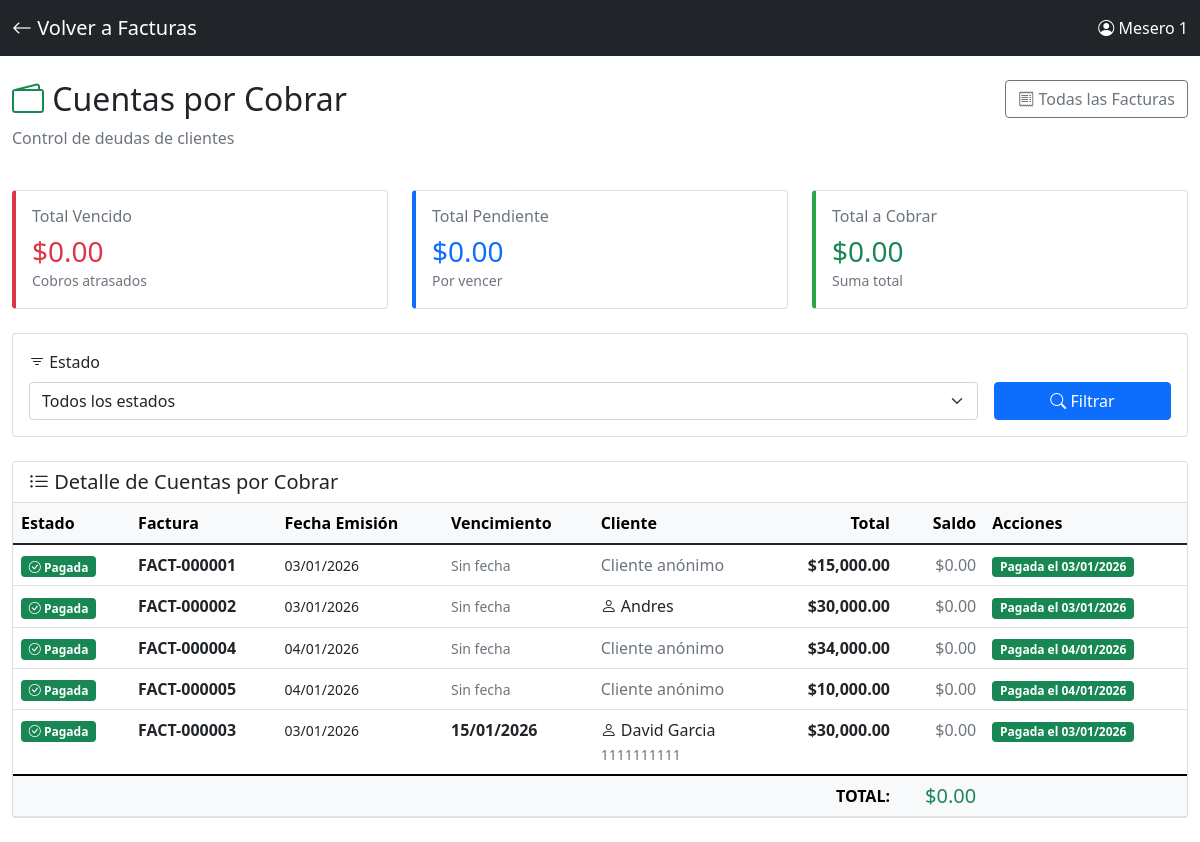
Page /cuentas_por_cobrar (signed in) on the committed database.
### app.py (models this page shows, shortened)
class Usuario(UserMixin, db.Model):
    id = db.Column(db.Integer, primary_key=True)
    username = db.Column(db.String(80), unique=True, nullable=False)
    password_hash = db.Column(db.String(200), nullable=False)
    nombre = db.Column(db.String(100), nullable=False)
    rol = db.Column(db.String(20), default='mesero')  # mesero, cocina, admin

class Factura(db.Model):
    id = db.Column(db.Integer, primary_key=True)
    numero_consecutivo = db.Column(db.String(50), unique=True, nullable=False)
    sesion_id = db.Column(db.Integer, db.ForeignKey('sesion.id'), nullable=False)
    fecha_emision = db.Column(db.DateTime, default=datetime.now)
    subtotal = db.Column(db.Float, default=0)
    iva = db.Column(db.Float, default=0)
    propina = db.Column(db.Float, default=0)
    total = db.Column(db.Float, default=0)
    metodo_pago = db.Column(db.String(50), default='efectivo')
    desglose_pago = db.Column(db.Text)
    cliente_nombre = db.Column(db.String(200))
    cliente_documento = db.Column(db.String(50))
    notas = db.Column(db.Text)
    estado_pago = db.Column(db.String(20), default='pagada')  # pagada, pendiente, vencida
    fecha_vencimiento = db.Column(db.Date, nullable=True)  # Cuándo debe pagar el cliente
    fecha_pago_real = db.Column(db.DateTime, nullable=True)  # Cuándo pagó realmente
    saldo_pendiente = db.Column(db.Float, default=0)  # Si pagó parcialmente
    sesion = db.relationship('Sesion', backref='facturas')

### app.py (the view)
@app.route("/cuentas_por_cobrar")
@login_required
def cuentas_por_cobrar():
    estado = request.args.get('estado', 'todos')  # todos, pendiente, vencida, pagada
    query = Factura.query
    if estado != 'todos':
        query = query.filter(Factura.estado_pago == estado)
    facturas = query.order_by(Factura.fecha_vencimiento).all()
    from datetime import date
    hoy = date.today()
    for factura in facturas:
        if factura.estado_pago == 'pendiente' and factura.fecha_vencimiento and factura.fecha_vencimiento < hoy:
            factura.estado_pago = 'vencida'
    db.session.commit()
    total_pendiente = sum(f.saldo_pendiente or f.total for f in facturas if f.estado_pago == 'pendiente')
    total_vencido = sum(f.saldo_pendiente or f.total for f in facturas if f.estado_pago == 'vencida')
    total_general = total_pendiente + total_vencido
    facturas_por_cliente = {}
    for factura in facturas:
        if factura.estado_pago in ['pendiente', 'vencida'] and factura.cliente_nombre:
            cliente = factura.cliente_nombre
            if cliente not in facturas_por_cliente:
                facturas_por_cliente[cliente] = {
                    'cliente': cliente,
                    'total': 0,
                    'cantidad': 0
                }
            facturas_por_cliente[cliente]['total'] += (factura.saldo_pendiente or factura.total)
            facturas_por_cliente[cliente]['cantidad'] += 1
    return render_template("cuentas/cuentas_por_cobrar.html",
                         facturas=facturas,
                         total_pendiente=total_pendiente,
                         total_vencido=total_vencido,
                         total_general=total_general,
                         facturas_por_cliente=facturas_por_cliente.values(),
                         estado_filtro=estado,
                         datetime=datetime)  # ← AGREGAR ESTA LÍNEA

### app.py (called while the page is built)
@login_manager.user_loader
def load_user(user_id):
    return Usuario.query.get(int(user_id))

### templates/cuentas/cuentas_por_cobrar.html (shortened to what this page needs)
<!DOCTYPE html>
<html lang="es">
<head>
    <link href="https://cdn.jsdelivr.net/npm/bootstrap@5.1.3/dist/css/bootstrap.min.css" rel="stylesheet">
    <link rel="stylesheet" href="https://cdn.jsdelivr.net/npm/bootstrap-icons@1.7.2/font/bootstrap-icons.css">
</head>
<body>
    <nav class="navbar navbar-dark bg-dark">
        <div class="container-fluid">
            <a class="navbar-brand" href="{{ url_for('lista_facturas') }}">
                <i class="bi bi-arrow-left"></i> Volver a Facturas
            </a>
            <span class="navbar-text text-white">
                <i class="bi bi-person-circle"></i> {{ current_user.nombre }}
            </span>
        </div>
    </nav>
    <div class="container-fluid py-4">
        <div class="row mb-4">
            <div class="col-md-8">
                <h2><i class="bi bi-wallet2 text-success"></i> Cuentas por Cobrar</h2>
                <p class="text-muted">Control de deudas de clientes</p>
            </div>
            <div class="col-md-4 text-end">
                <a href="{{ url_for('lista_facturas') }}" class="btn btn-outline-secondary">
                    <i class="bi bi-receipt"></i> Todas las Facturas
                </a>
            </div>
        </div>
        <div class="row mb-4">
            <div class="col-md-4">
                <div class="card stat-card" style="border-left-color: #dc3545;">
                    <div class="card-body">
                        <h6 class="text-muted mb-2">Total Vencido</h6>
                        <h3 class="mb-0 text-danger">${{ "{:,.2f}".format(total_vencido) }}</h3>
                        <small class="text-muted">Cobros atrasados</small>
                    </div>
                </div>
            </div>
            <div class="col-md-4">
                <div class="card stat-card" style="border-left-color: #0d6efd;">
                    <div class="card-body">
                        <h6 class="text-muted mb-2">Total Pendiente</h6>
                        <h3 class="mb-0 text-primary">${{ "{:,.2f}".format(total_pendiente) }}</h3>
                        <small class="text-muted">Por vencer</small>
                    </div>
                </div>
            </div>
            <div class="col-md-4">
                <div class="card stat-card" style="border-left-color: #28a745;">
                    <div class="card-body">
                        <h6 class="text-muted mb-2">Total a Cobrar</h6>
                        <h3 class="mb-0 text-success">${{ "{:,.2f}".format(total_general) }}</h3>
                        <small class="text-muted">Suma total</small>
                    </div>
                </div>
            </div>
        </div>
        <div class="card mb-4">
            <div class="card-body">
                <form method="GET" action="{{ url_for('cuentas_por_cobrar') }}" class="row g-3">
                    <div class="col-md-10">
                        <label class="form-label"><i class="bi bi-filter"></i> Estado</label>
                        <select name="estado" class="form-select">
                            <option value="todos" {% if estado_filtro == 'todos' %}selected{% endif %}>
                                Todos los estados
                            </option>
                        </select>
                    </div>
                    <div class="col-md-2 d-flex align-items-end">
                        <button type="submit" class="btn btn-primary w-100">
                            <i class="bi bi-search"></i> Filtrar
                        </button>
                    </div>
                </form>
            </div>
        </div>
        <div class="card">
            <div class="card-header bg-white">
                <h5 class="mb-0"><i class="bi bi-list-ul"></i> Detalle de Cuentas por Cobrar</h5>
            </div>
            <div class="card-body p-0">
                {% if facturas %}
                <div class="table-responsive">
                    <table class="table table-hover mb-0">
                        <thead class="table-light">
                            <tr>
                                <th>Estado</th>
                                <th>Factura</th>
                                <th>Fecha Emisión</th>
                                <th>Vencimiento</th>
                                <th>Cliente</th>
                                <th class="text-end">Total</th>
                                <th class="text-end">Saldo</th>
                                <th>Acciones</th>
                            </tr>
                        </thead>
                        <tbody>
                            {% for factura in facturas %}
                            <tr class="factura-row {% if factura.estado_pago == 'vencida' %}factura-vencida{% elif factura.estado_pago == 'pendiente' %}factura-pendiente{% endif %}">
                                <td>
                                    {% if factura.estado_pago == 'vencida' %}
                                    <span class="badge bg-danger">
                                        <i class="bi bi-exclamation-triangle"></i> Vencida
                                    </span>
                                    {% elif factura.estado_pago == 'pendiente' %}
                                    <span class="badge bg-primary">
                                        <i class="bi bi-clock"></i> Pendiente
                                    </span>
                                    {% else %}
                                    <span class="badge bg-success">
                                        <i class="bi bi-check-circle"></i> Pagada
                                    </span>
                                    {% endif %}
                                </td>
                                <td>
                                    <strong>{{ factura.numero_consecutivo }}</strong>
                                </td>
                                <td>
                                    <small>{{ factura.fecha_emision.strftime('%d/%m/%Y') }}</small>
                                </td>
                                <td>
                                    {% if factura.fecha_vencimiento %}
                                    <strong>{{ factura.fecha_vencimiento.strftime('%d/%m/%Y') }}</strong>
                                    {% else %}
                                    <small class="text-muted">Sin fecha</small>
                                    {% endif %}
                                </td>
                                <td>
                                    {% if factura.cliente_nombre %}
                                    <i class="bi bi-person"></i> {{ factura.cliente_nombre }}
                                    {% if factura.cliente_documento %}
                                    <br><small class="text-muted">{{ factura.cliente_documento }}</small>
                                    {% endif %}
                                    {% else %}
                                    <span class="text-muted">Cliente anónimo</span>
                                    {% endif %}
                                </td>
                                <td class="text-end">
                                    <strong>${{ "{:,.2f}".format(factura.total) }}</strong>
                                </td>
                                <td class="text-end">
                                    {% set saldo = factura.saldo_pendiente or factura.total %}
                                    {% if factura.estado_pago != 'pagada' %}
                                    <strong class="text-success">${{ "{:,.2f}".format(saldo) }}</strong>
                                    {% else %}
                                    <span class="text-muted">$0.00</span>
                                    {% endif %}
                                </td>
                                <td>
                                    {% if factura.estado_pago in ['pendiente', 'vencida'] %}
                                    <button type="button"
                                            class="btn btn-sm btn-success"
                                            data-bs-toggle="modal"
                                            data-bs-target="#modalPago{{ factura.id }}">
                                        <i class="bi bi-cash"></i> Registrar Pago
                                    </button>
                                    <a href="{{ url_for('ver_factura', factura_id=factura.id) }}"
                                       class="btn btn-sm btn-outline-secondary"
                                       target="_blank">
                                        <i class="bi bi-eye"></i>
                                    </a>
                                    {% else %}
                                    <span class="badge bg-success">
                                        Pagada el {{ factura.fecha_pago_real.strftime('%d/%m/%Y') if factura.fecha_pago_real else 'N/A' }}
                                    </span>
                                    {% endif %}
                                </td>
                            </tr>
                            {% endfor %}
                        </tbody>
                        <tfoot class="table-light">
                            <tr>
                                <th colspan="6" class="text-end">TOTAL:</th>
                                <th class="text-end">
                                    <h5 class="mb-0 text-success">
                                        ${{ "{:,.2f}".format(total_general) }}
                                    </h5>
                                </th>
                                <th></th>
                            </tr>
                        </tfoot>
                    </table>
                </div>
                {% else %}
                <div class="text-center py-5">
                    <i class="bi bi-check-circle" style="font-size: 3rem; color: #28a745;"></i>
                    <p class="text-muted mt-3">No tienes cuentas por cobrar pendientes</p>
                    <p class="text-success">¡Todos tus clientes están al día! ✅</p>
                </div>
                {% endif %}
            </div>
        </div>
    </div>
</body>
</html>

### templates/cuentas/cuentas_por_cobrar.html (style rules this page uses)
.stat-card { border-left: 4px solid; transition: transform 0.2s; height: 100%; }
.factura-row { transition: background-color 0.2s; }

### rows in the picture
Usuario: nombre "Mesero 1"
Factura: estado_pago "pagada" (drawn), numero_consecutivo "FACT-000001", fecha_emision "03/01/2026", shows "Sin fecha", cliente_nombre "Cliente anónimo", total "15,000.00", fecha_pago_real "03/01/2026"
Factura: estado_pago "pagada" (drawn), numero_consecutivo "FACT-000002", fecha_emision "03/01/2026", shows "Sin fecha", cliente_nombre "Andres", total "30,000.00", fecha_pago_real "03/01/2026"
Factura: estado_pago "pagada" (drawn), numero_consecutivo "FACT-000004", fecha_emision "04/01/2026", shows "Sin fecha", cliente_nombre "Cliente anónimo", total "34,000.00", fecha_pago_real "04/01/2026"
Factura: estado_pago "pagada" (drawn), numero_consecutivo "FACT-000005", fecha_emision "04/01/2026", shows "Sin fecha", cliente_nombre "Cliente anónimo", total "10,000.00", fecha_pago_real "04/01/2026"
Factura: estado_pago "pagada" (drawn), numero_consecutivo "FACT-000003", fecha_emision "03/01/2026", fecha_vencimiento "15/01/2026", cliente_nombre "David Garcia", cliente_documento "1111111111", total "30,000.00", fecha_pago_real "03/01/2026"

### other values in the picture
{{ "{:,.2f}".format(total_vencido) }} "0.00"
{{ "{:,.2f}".format(total_pendiente) }} "0.00"
{{ "{:,.2f}".format(total_general) }} "0.00"
